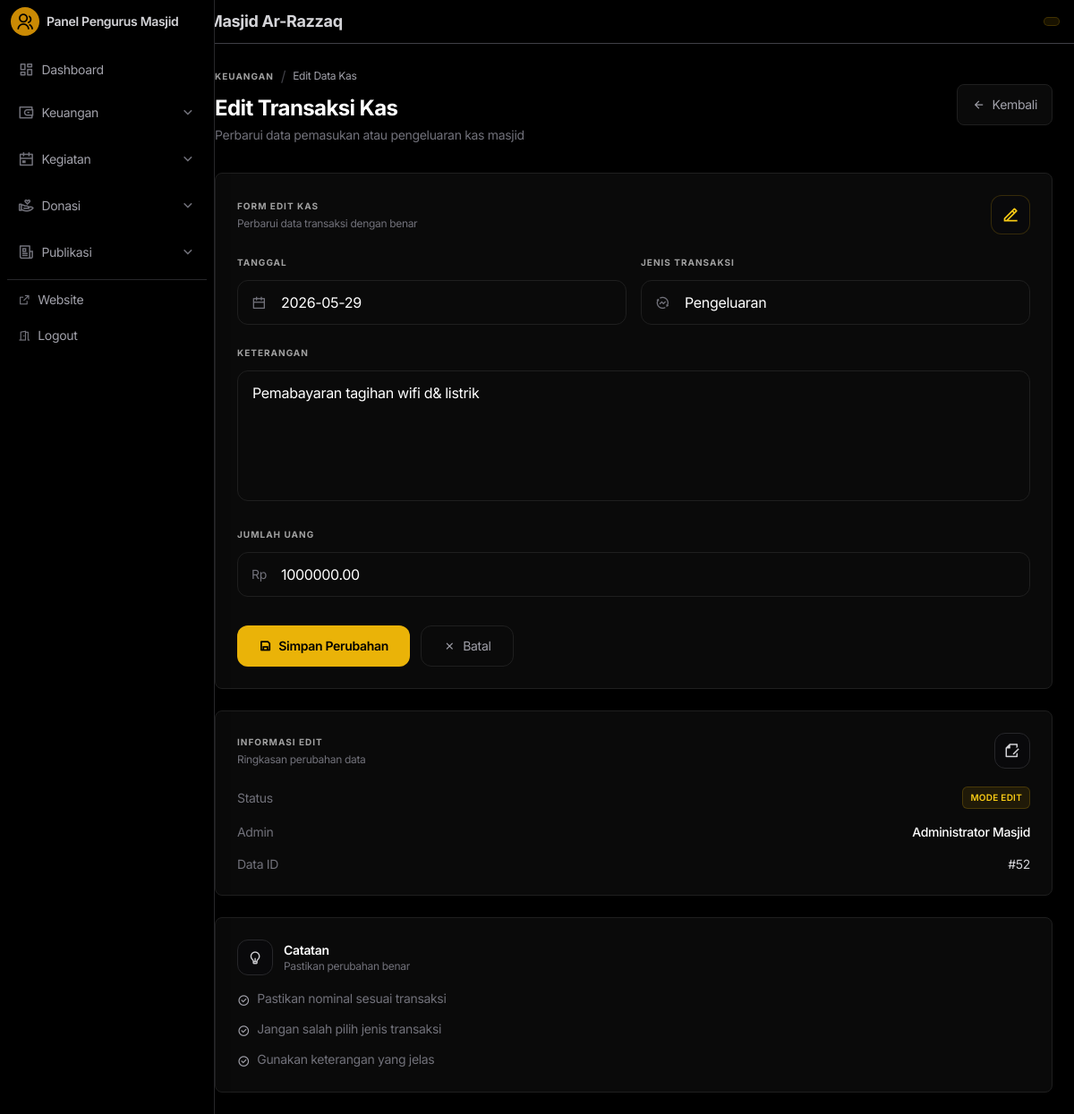
Page /api/pages/index.php?page=kas_edit&id=52 (signed in) on the committed database.
### tables this page shows
CREATE TABLE `kas` (
  `id` int NOT NULL,
  `tanggal` date NOT NULL,
  `jenis` enum('masuk','keluar') NOT NULL,
  `keterangan` text NOT NULL,
  `jumlah` decimal(15,2) NOT NULL,
  `created_at` timestamp NULL DEFAULT CURRENT_TIMESTAMP,
  `updated_at` timestamp NULL DEFAULT CURRENT_TIMESTAMP ON UPDATE CURRENT_TIMESTAMP
);

### api/pages/kas_edit.php (the view, shortened to what this page needs)
<?php
$id = $_GET['id'];
$pdo = getDBConnection();
$stmt = $pdo->prepare("SELECT * FROM kas WHERE id=?");
$stmt->execute([$id]);
$kas = $stmt->fetch();
?>
<div class="p-4 lg:p-6 max-w-[1500px] mx-auto">
   <div class="mb-8 flex flex-col lg:flex-row lg:items-center justify-between gap-5">
      <div>
         <div class="flex items-center gap-2 mb-2">
            <a href="index.php?page=kas" class="vercel-label">Keuangan</a>
            <span class="text-zinc-700">/</span>
            <span class="text-xs text-zinc-400">Edit Data Kas</span>
         </div>
         <h1 class="text-2xl font-bold tracking-tight text-white">
            Edit Transaksi Kas
         </h1>
         <p class="text-sm text-zinc-500 mt-1">
            Perbarui data pemasukan atau pengeluaran kas masjid
         </p>
      </div>
      <a href="index.php?page=kas"
         class="vercel-card px-4 py-3 flex items-center gap-2 text-sm text-zinc-400 hover:text-white transition-all duration-300 hover:-translate-y-0.5 w-fit">
         <i class="ri-arrow-left-line"></i>
         Kembali
      </a>
   </div>
   <div class="grid grid-cols-1 xl:grid-cols-3 gap-6">
      <div class="xl:col-span-2">
         <div class="vercel-card p-5 sm:p-6">
            <div class="flex items-center justify-between mb-6">
               <div>
                  <p class="vercel-label">
                     Form Edit Kas
                  </p>
                  <p class="text-xs text-zinc-500 mt-1">
                     Perbarui data transaksi dengan benar
                  </p>
               </div>
               <div
                  class="w-11 h-11 rounded-xl bg-zinc-950 border border-yellow-500/20 flex items-center justify-center">
                  <i class="ri-edit-2-line text-yellow-400 text-xl"></i>
               </div>
            </div>
            <form method="POST" action="index.php?page=kas_aksi&aksi=edit&id=<?= $kas['id']; ?>" class="space-y-6">
               <div class="grid grid-cols-1 sm:grid-cols-2 gap-4">
                  <div>
                     <label class="vercel-label block mb-3">
                        Tanggal
                     </label>
                     <div class="relative">
                        <i class="ri-calendar-line absolute left-4 top-1/2 -translate-y-1/2 text-zinc-500 z-10"></i>
                        <input type="text" id="tanggal" name="tanggal" required value="<?= $kas['tanggal']; ?>"
                           placeholder="Pilih tanggal" autocomplete="off"
                           class="w-full pl-12 pr-4 py-3 bg-[#0a0a0a] border border-[#1f1f1f] rounded-xl text-white outline-none focus:border-yellow-500 transition-all duration-300">
                     </div>
                  </div>
                  <div>
                     <label class="vercel-label block mb-3">
                        Jenis Transaksi
                     </label>
                     <div class="relative">
                        <i class="ri-exchange-funds-line absolute left-4 top-1/2 -translate-y-1/2 text-zinc-500"></i>
                        <select name="jenis" required
                           class="w-full pl-12 pr-4 py-3 bg-[#0a0a0a] border border-[#1f1f1f] rounded-xl text-white outline-none focus:border-yellow-500 transition-all duration-300 appearance-none">
                           <option value="keluar" class="bg-black" <?= $kas['jenis'] == 'keluar' ? 'selected' : ''; ?>>
                              Pengeluaran
                           </option>
                        </select>
                     </div>
                  </div>
               </div>
               <div>
                  <label class="vercel-label block mb-3">
                     Keterangan
                  </label>
                  <textarea name="keterangan" rows="5"
                     placeholder="Contoh: Infaq Jumat, pembelian kabel speaker, dll..."
                     class="w-full px-4 py-3 bg-[#0a0a0a] border border-[#1f1f1f] rounded-xl text-white placeholder:text-zinc-600 outline-none resize-none focus:border-yellow-500 transition-all duration-300"><?= htmlspecialchars($kas['keterangan']); ?></textarea>
               </div>
               <div>
                  <label class="vercel-label block mb-3">
                     Jumlah Uang
                  </label>
                  <div class="relative">
                     <span class="absolute left-4 top-1/2 -translate-y-1/2 text-zinc-500 text-sm">
                        Rp
                     </span>
                     <input type="number" name="jumlah" required min="1" value="<?= $kas['jumlah']; ?>" placeholder="0"
                        class="w-full pl-12 pr-4 py-3 bg-[#0a0a0a] border border-[#1f1f1f] rounded-xl text-white placeholder:text-zinc-600 outline-none focus:border-yellow-500 transition-all duration-300">
                  </div>
               </div>
               <div class="flex flex-col sm:flex-row gap-3 pt-2">
                  <button type="submit"
                     class="bg-yellow-500 text-black px-6 py-3 rounded-xl text-sm font-semibold transition-all duration-300 hover:scale-[1.02] hover:shadow-[0_0_25px_rgba(234,179,8,0.2)] flex items-center justify-center gap-2">
                     <i class="ri-save-line"></i>
                     Simpan Perubahan
                  </button>
                  <a href="index.php?page=kas"
                     class="border border-[#1f1f1f] text-zinc-400 hover:text-white hover:border-zinc-700 px-6 py-3 rounded-xl text-sm transition-all duration-300 flex items-center justify-center gap-2">
                     <i class="ri-close-line"></i>
                     Batal
                  </a>
               </div>
            </form>
         </div>
      </div>
      <div class="space-y-6">
         <div class="vercel-card p-5 sm:p-6">
            <div class="flex items-center justify-between mb-5">
               <div>
                  <p class="vercel-label">
                     Informasi Edit
                  </p>
                  <p class="text-xs text-zinc-500 mt-1">
                     Ringkasan perubahan data
                  </p>
               </div>
               <div class="w-10 h-10 rounded-xl bg-zinc-950 border border-zinc-800 flex items-center justify-center">
                  <i class="ri-file-edit-line text-zinc-300 text-lg"></i>
               </div>
            </div>
            <div class="space-y-4">
               <div class="flex items-center justify-between">
                  <span class="text-sm text-zinc-500">
                     Status
                  </span>
                  <span
                     class="text-[10px] bg-yellow-500/10 text-yellow-400 px-2 py-1 rounded-md border border-yellow-500/20 font-semibold tracking-wide">
                     MODE EDIT
                  </span>
               </div>
               <div class="flex items-center justify-between">
                  <span class="text-sm text-zinc-500">
                     Admin
                  </span>
                  <span class="text-sm text-white font-medium">
                     <?= $_SESSION['admin_nama']; ?>
                  </span>
               </div>
               <div class="flex items-center justify-between">
                  <span class="text-sm text-zinc-500">
                     Data ID
                  </span>
                  <span class="text-sm text-zinc-300">
                     #<?= $kas['id']; ?>
                  </span>
               </div>
            </div>
         </div>
         <div class="vercel-card p-5 sm:p-6">
            <div class="flex items-center gap-3 mb-4">
               <div class="w-10 h-10 rounded-xl bg-zinc-950 border border-zinc-800 flex items-center justify-center">
                  <i class="ri-lightbulb-line text-zinc-300"></i>
               </div>
               <div>
                  <p class="text-sm font-semibold text-white">
                     Catatan
                  </p>
                  <p class="text-xs text-zinc-500">
                     Pastikan perubahan benar
                  </p>
               </div>
            </div>
            <ul class="space-y-3 text-sm text-zinc-500">
               <li class="flex gap-2">
                  <i class="ri-checkbox-circle-line text-zinc-400 mt-0.5"></i>
                  Pastikan nominal sesuai transaksi
               </li>
               <li class="flex gap-2">
                  <i class="ri-checkbox-circle-line text-zinc-400 mt-0.5"></i>
                  Jangan salah pilih jenis transaksi
               </li>
               <li class="flex gap-2">
                  <i class="ri-checkbox-circle-line text-zinc-400 mt-0.5"></i>
                  Gunakan keterangan yang jelas
               </li>
            </ul>
         </div>
      </div>
   </div>
</div>
</body>
</html>

### api/pages/layout/header.php (style rules this page uses)
:root { --v-bg: #000000; --v-card: #0a0a0a; --v-border: #1f1f1f; --v-text-main: #ffffff; --v-text-muted: #a1a1a1; --v-blue: #0070f3; --v-success: #10b981; --v-error: #ef4444; }
body { font-family: 'Inter', -apple-system, BlinkMacSystemFont, sans-serif; background-color: var(--v-bg); color: var(--v-text-main); letter-spacing: -0.02em; }
.vercel-card { background: var(--v-card); border: 1px solid var(--v-border); border-radius: 8px; transition: border-color 0.2s ease, background 0.2s ease; }
.vercel-label { font-size: 10px; font-weight: 700; text-transform: uppercase; letter-spacing: 0.1em; color: var(--v-text-muted); }

### api/pages/index.php (style rules this page uses)
body { animation: pageIn .6s ease-out; }

### rows in the picture
kas: tanggal "2026-05-29", jenis "Pengeluaran", keterangan "Pemabayaran tagihan wifi d& listrik", jumlah "1000000.00", id "52"

### other values in the picture
$_SESSION['admin_nama'] "Administrator Masjid"
